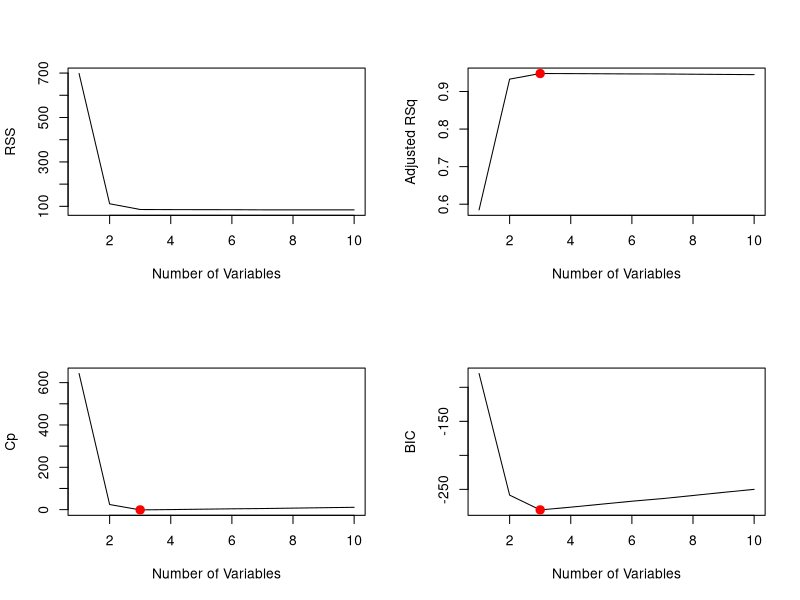
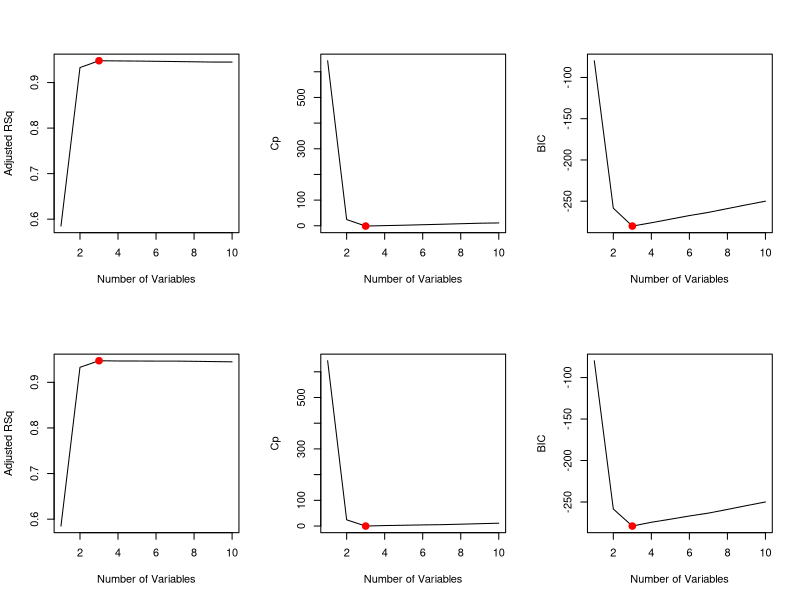
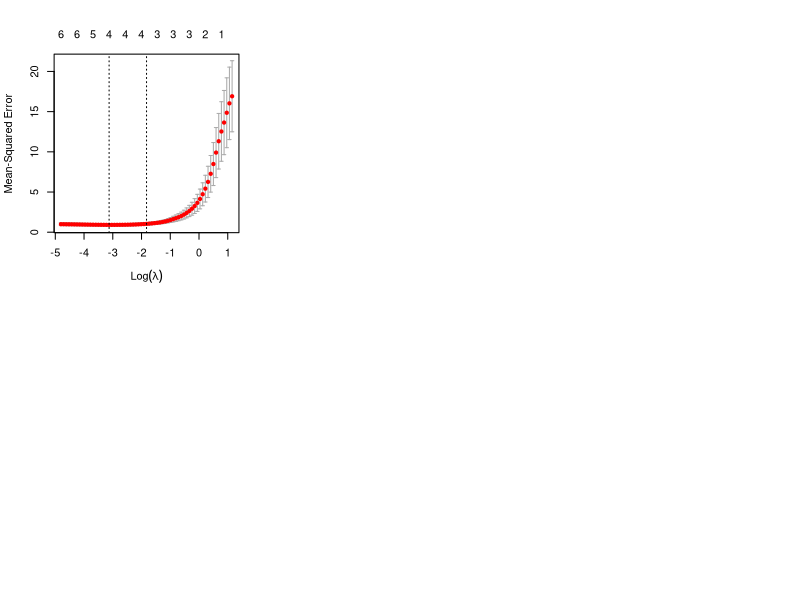

Reproduce these figures in R, in order. (Note: this script raises an error after producing the figures.)
# In this exercise, we will generate 
# simulated data, and will then use
# this data to perform best subset selection.

# (a) Use the rnorm() function to 
# generate a predictor X of length
# n = 100, as well as a noise 
# vector eps of length n = 100.

?rnorm
set.seed(1)
x = rnorm(100)
eps = rnorm(100)

b0 = 3
b1 = 2
b2 = -3
b3 = 0.3



# (b) Generate a response vector Y of length 
# n = 100 according tothe model
# Y = β 0 + β 1 X + β 2 X 2 + β 3 X 3 + eps,
# where β 0 , β 1 , β 2 , and β 3 
# are constants of your choice.

y = b0 + (b1*x) + (b2*x^2) + (b3*x^3) + eps


# (c) Use the regsubsets() function 
# to perform best subset selection in
# order to choose the best model 
# containing the predictors X, X 2 , . .
# . , X 10 . What is the best model 
# obtained according to C p , BIC, and
# adjusted R 2 ? Show some plots 
# to provide evidence for your answer,
# and report the coefficients of the 
# best model ob- tained. Note you
# will need to use the data.frame() 
# function to create a single data set
# containing both X and Y .

library(leaps)
?data.frame
data.full = data.frame(x=x, y=y)
?regsubsets
?poly
regfit.full = regsubsets(y~poly(x, 10, raw=T),
                         data=data.full, nvmax=10)
reg.summary = summary(regfit.full)

par(mfrow = c(2, 2))
plot(reg.summary$rss, xlab = "Number of Variables", 
     ylab = "RSS", type = "l")

# Adjusted R^2
plot(reg.summary$adjr2, xlab = "Number of Variables", 
     ylab = "Adjusted RSq", type = "l")
which.max(reg.summary$adjr2)
points(3, reg.summary$adjr2[3], col="red", cex=2,
       pch=20)

# Cp

plot(reg.summary$cp, xlab = "Number of Variables", 
     ylab = "Cp", type = "l")
which.min(reg.summary$cp)
points(3, reg.summary$cp[3], col="red", cex=2,
       pch=20)

# BIC

plot(reg.summary$bic, xlab = "Number of Variables", 
     ylab = "BIC", type = "l")
which.min(reg.summary$bic)
points(3, reg.summary$bic[3], col="red", cex=2,
       pch=20)

# All 3 models select 3 as best number of variables

coef(regfit.full, 3)


# (d) Repeat (c), using forward stepwise 
# selection and also using back-
# wards stepwise selection. How 
# does your answer compare to the
# results in (c)?

regfit.fwd = regsubsets(y~poly(x, 10, raw=T),
                         data=data.full, nvmax=10,
                         method = "forward")
regfit.bwd = regsubsets(y~poly(x, 10, raw=T),
                         data=data.full, nvmax=10, 
                         method = "backward")
fwd.summary = summary(regfit.fwd)
bwd.summary = summary(regfit.bwd)

which.max(fwd.summary$adjr2)
which.max(bwd.summary$adjr2)

which.min(fwd.summary$cp)
which.min(bwd.summary$cp)

which.min(fwd.summary$bic)
which.min(bwd.summary$bic)

# Plots

par(mfrow = c(2, 3))

plot(fwd.summary$adjr2, xlab = "Number of Variables", 
     ylab = "Adjusted RSq", type = "l")
points(3, fwd.summary$adjr2[3], col="red", cex=2,
       pch=20)
plot(fwd.summary$cp, xlab = "Number of Variables", 
     ylab = "Cp", type = "l")
points(3, fwd.summary$cp[3], col="red", cex=2,
       pch=20)
plot(reg.summary$bic, xlab = "Number of Variables", 
     ylab = "BIC", type = "l")
points(3, fwd.summary$bic[3], col="red", cex=2,
       pch=20)

plot(bwd.summary$adjr2, xlab = "Number of Variables", 
     ylab = "Adjusted RSq", type = "l")
points(3, bwd.summary$adjr2[3], col="red", cex=2,
       pch=20)
plot(bwd.summary$cp, xlab = "Number of Variables", 
     ylab = "Cp", type = "l")
points(3, bwd.summary$cp[3], col="red", cex=2,
       pch=20)
plot(bwd.summary$bic, xlab = "Number of Variables", 
     ylab = "BIC", type = "l")
points(3, bwd.summary$bic[3], col="red", cex=2,
       pch=20)

# Both for forward and backward selection
# the same amount of variables was selected

coef(regfit.fwd, 3)
coef(regfit.bwd, 3)

# Forward selection selects poly7, 
# backward selection - poly9


# (e) Now fit a lasso model to the simulated 
# data, again using X, X 2 ,
# . . . , X 10 as predictors. Use cross-
# validation to select the optimal
# value of λ. Create plots of the cross-
# validation error as a function
# of λ. Report the resulting coefficient 
# estimates, and discuss the
# results obtained.

library(glmnet)

x = model.matrix(y~poly(x, 10, raw=T), data.full)[,-1]
y = data.full$y


set.seed(1)
cv.out=cv.glmnet(x, y, alpha=1)
plot(cv.out)
bestlam = cv.out$lambda.min
bestlam

out=glmnet(x, y, alpha=1)
lasso.coef = predict(out, type = "coefficients", s=bestlam)
lasso.coef
lasso.coef[lasso.coef!=0]


# (f) Now generate a response 
# vector Y according to the model
# Y = β 0 + β 7 X 7 + eps,
# and perform best subset selection 
# and the lasso. Discuss the
# results obtained.

b7 = 7 
y7 = b0 + (b7*x^7) + eps


# Best subset selection

library(leaps)

data.full.y7 = data.frame(x=x, y=y7)

regfit.y7 = regsubsets(y7~poly(x, 10, raw=T), data.full)
y7.summary = summary(regfit.y7)

# Plots

par(mfrow = c(2, 2))
plot(y7.summary$rss, xlab = "Number of Variables", 
     ylab = "RSS", type = "l")

plot(y7.summary$adjr2, xlab = "Number of Variables", 
     ylab = "Adjusted RSq", type = "l")
which.max(y7.summary$adjr2)
points(4, y7.summary$adjr2[4], col="red", cex=2,
       pch=20)

plot(reg.summary$cp, xlab = "Number of Variables", 
     ylab = "Cp", type = "l")
which.min(y7.summary$cp)
points(2, y7.summary$cp[2], col="red", cex=2,
       pch=20)

plot(y7.summary$bic, xlab = "Number of Variables", 
     ylab = "BIC", type = "l")
which.min(y7.summary$bic)
points(1, y7.summary$bic[1], col="red", cex=2,
       pch=20)

coef(regfit.y7, 4)
coef(regfit.y7, 2)
coef(regfit.y7, 1)
